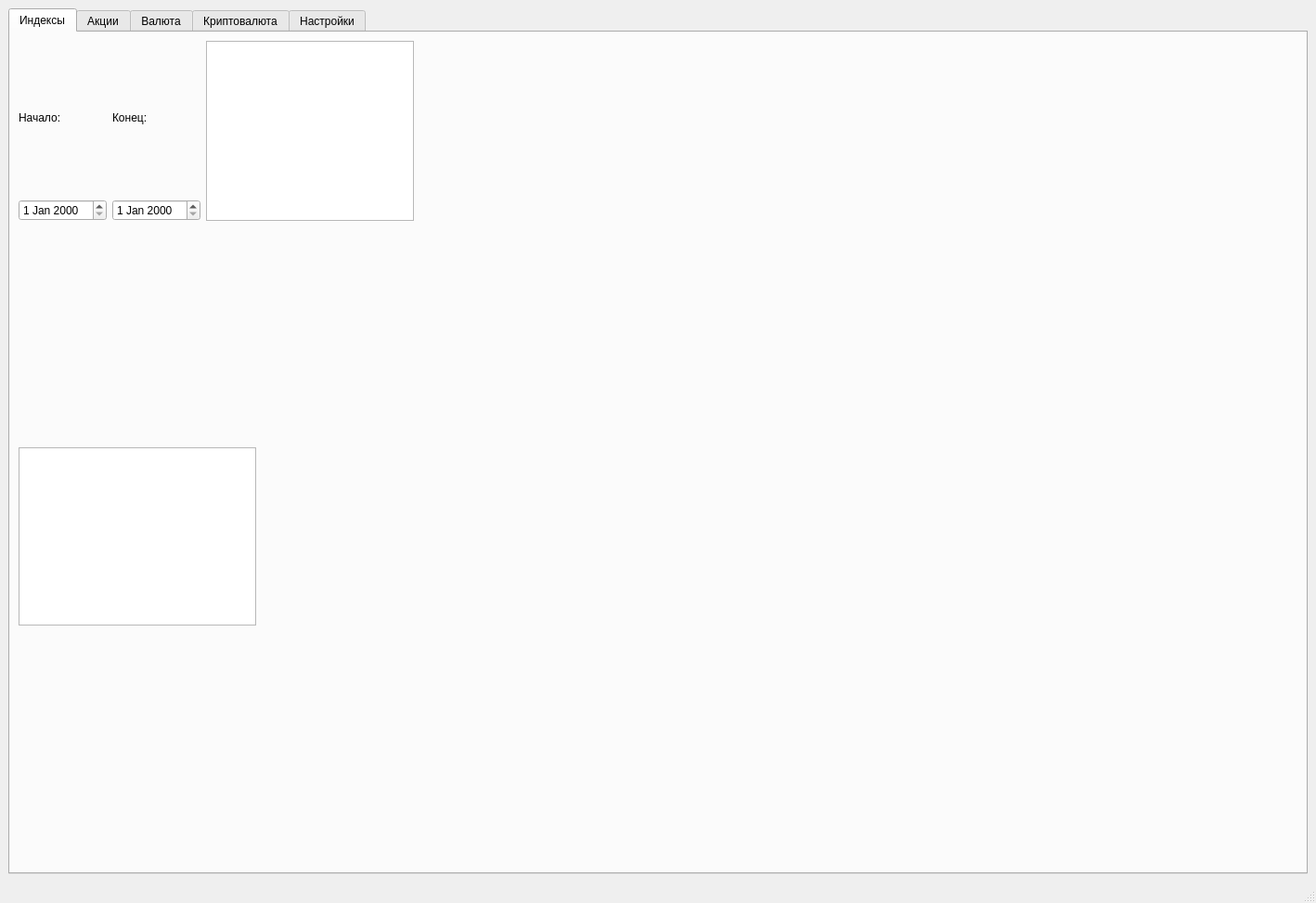
<?xml version="1.0" encoding="UTF-8"?>
<ui version="4.0">
 <class>MainWindow</class>
 <widget class="QMainWindow" name="MainWindow">
  <property name="geometry">
   <rect>
    <x>0</x>
    <y>0</y>
    <width>1418</width>
    <height>973</height>
   </rect>
  </property>
  <property name="windowTitle">
   <string>MainWindow</string>
  </property>
  <widget class="QWidget" name="centralwidget">
   <layout class="QGridLayout" name="gridLayout">
    <item row="0" column="0">
     <widget class="QTabWidget" name="tabWidget">
      <property name="currentIndex">
       <number>0</number>
      </property>
      <widget class="QWidget" name="tab">
       <attribute name="title">
        <string>Индексы</string>
       </attribute>
       <widget class="QGraphicsView" name="graphicsView">
        <property name="geometry">
         <rect>
          <x>9</x>
          <y>447</y>
          <width>256</width>
          <height>192</height>
         </rect>
        </property>
       </widget>
       <widget class="QWidget" name="horizontalLayoutWidget">
        <property name="geometry">
         <rect>
          <x>9</x>
          <y>9</y>
          <width>426</width>
          <height>194</height>
         </rect>
        </property>
        <layout class="QHBoxLayout" name="horizontalLayout">
         <item>
          <layout class="QGridLayout" name="gridLayout_2">
           <item row="1" column="1">
            <widget class="QDateEdit" name="date_end_1"/>
           </item>
           <item row="0" column="1">
            <widget class="QLabel" name="label_2">
             <property name="text">
              <string>Конец:</string>
             </property>
            </widget>
           </item>
           <item row="1" column="0">
            <widget class="QDateEdit" name="date_start_1"/>
           </item>
           <item row="0" column="0">
            <widget class="QLabel" name="label">
             <property name="text">
              <string>Начало:</string>
             </property>
            </widget>
           </item>
          </layout>
         </item>
         <item>
          <widget class="QListWidget" name="list_1"/>
         </item>
        </layout>
       </widget>
      </widget>
      <widget class="QWidget" name="tab_2">
       <attribute name="title">
        <string>Акции</string>
       </attribute>
      </widget>
      <widget class="QWidget" name="tab_3">
       <attribute name="title">
        <string>Валюта</string>
       </attribute>
      </widget>
      <widget class="QWidget" name="tab_4">
       <attribute name="title">
        <string>Криптовалюта</string>
       </attribute>
      </widget>
      <widget class="QWidget" name="tab_5">
       <attribute name="title">
        <string>Настройки</string>
       </attribute>
      </widget>
     </widget>
    </item>
   </layout>
  </widget>
  <widget class="QMenuBar" name="menubar">
   <property name="geometry">
    <rect>
     <x>0</x>
     <y>0</y>
     <width>1418</width>
     <height>21</height>
    </rect>
   </property>
  </widget>
  <widget class="QStatusBar" name="statusbar"/>
 </widget>
 <resources/>
 <connections/>
</ui>
